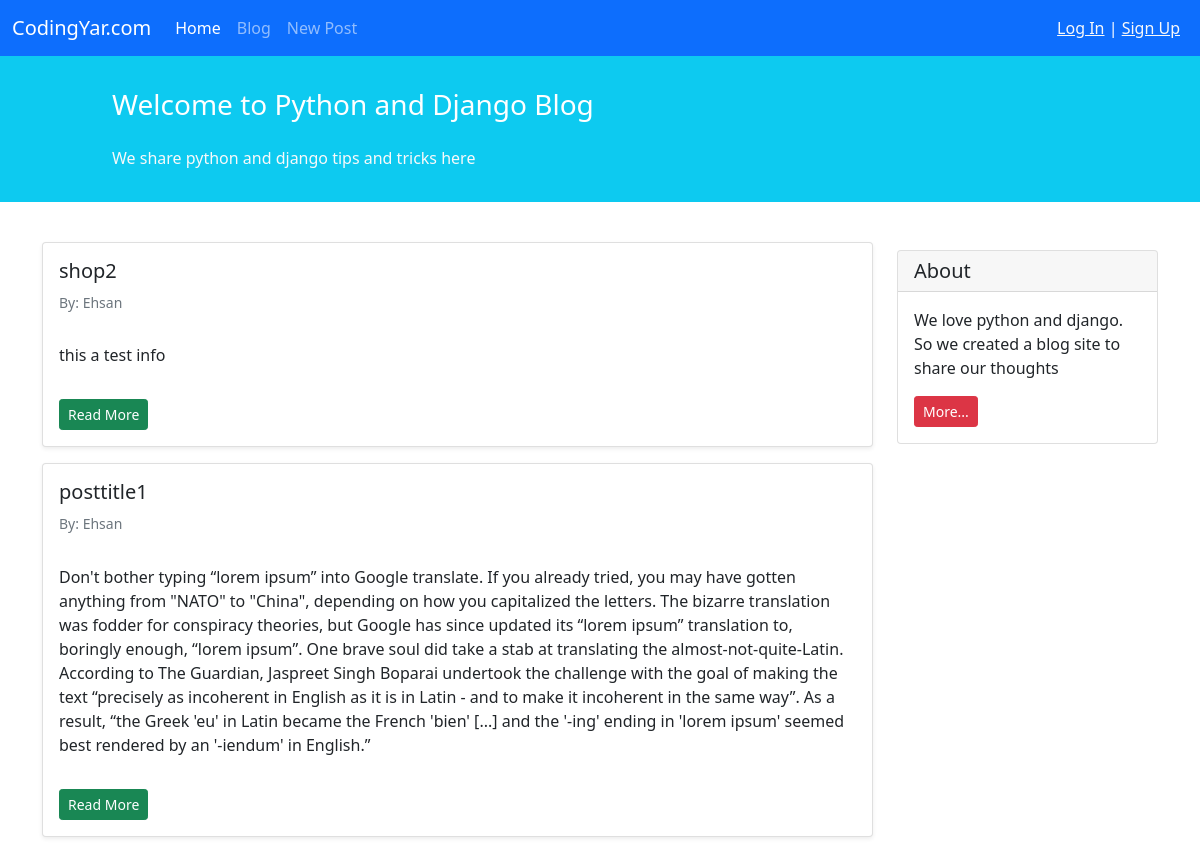
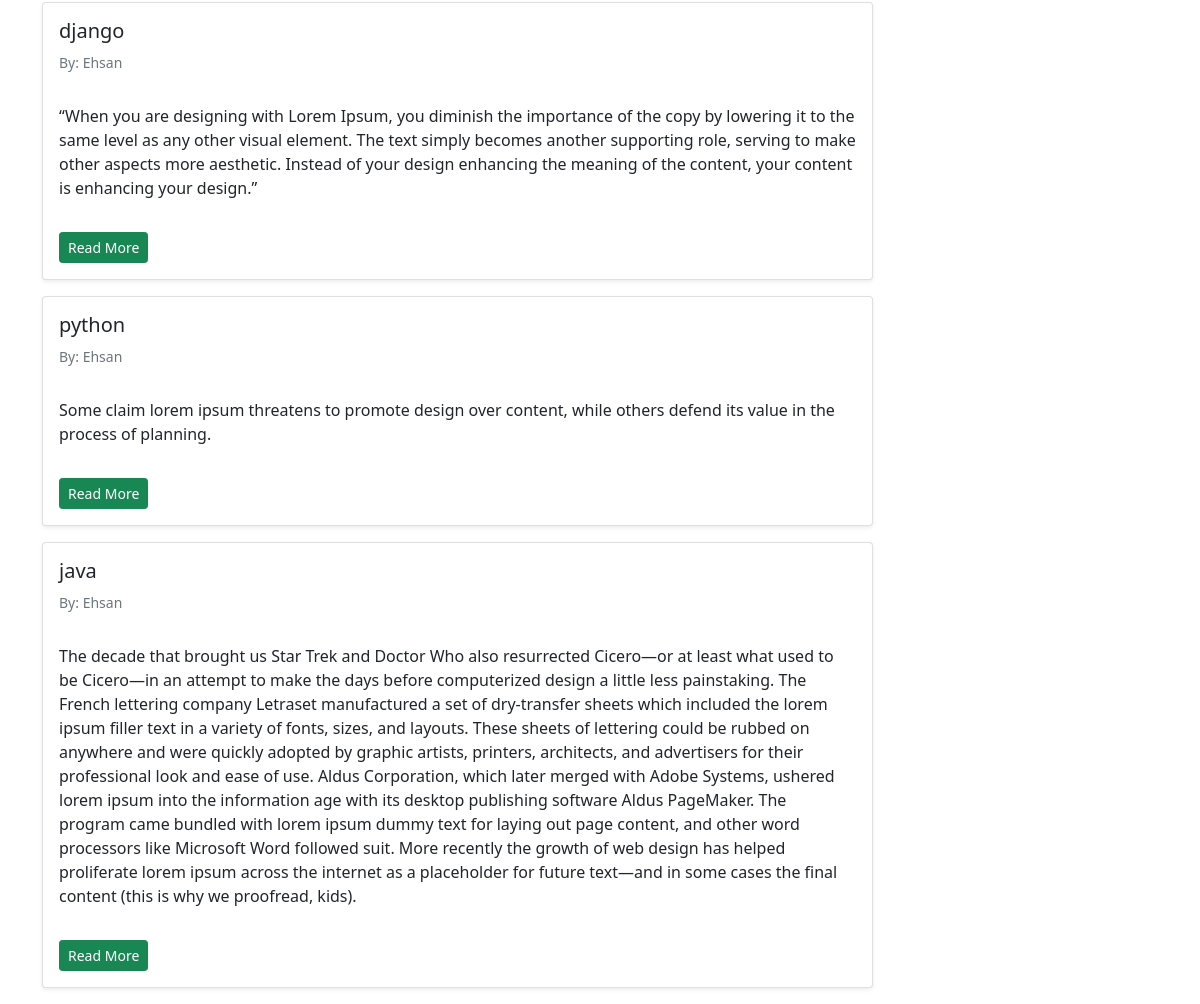
Screenshot of /blog/ with the database file from the repository (2 pictures, top to bottom).
### blog/models.py (models this page shows, shortened)
class Post(models.Model):
    STATUS_CHOICES = (
        ('pub', 'Published'),
        ('drf', 'Draft')
    )
    title = models.CharField(max_length=100)
    text = models.TextField()
    author = models.ForeignKey('auth.User', on_delete=models.CASCADE)
    datetime_created = models.DateTimeField(auto_now_add=True)
    datetime_modified = models.DateTimeField(auto_now=True)
    status = models.CharField(choices=STATUS_CHOICES, max_length=3)

### blog/views.py (the view)
# urls.py: path('', views.PostListView.as_view(), name='posts_list'),
class PostListView(generic.ListView):
    model = Post
    template_name = 'blog/posts_list.html'
    context_object_name = 'posts_list'
    def get_queryset(self):
        return Post.objects.filter(status='pub').order_by('-datetime_modified')

### blog/templates/blog/posts_list.html (shortened to what this page needs)
{% extends '_base.html' %}
{% block content %}
    <div class="container mt-4">
        <div class="row">
            <div class="col-9">
                {% for post in posts_list %}
                    <div class="card shadow-sm my-3">
                        <div class="card-body">
                            <h5 class="card-title">{{ post.title }}</h5>
                            <h6 class="card-subtitle mb-2 text-muted small py-2">By: {{ post.author}}</h6>
                            <p class="card-text py-3">
                                {{ post.text }}
                            </p>
                            <a href="{% url 'post_detail' post.id %}" class="btn btn-sm btn-success">Read More</a>
                        </div>
                    </div>
                {% endfor %}
            </div>
            <div class="col-3">
                <div class="card my-4">
                    <h5 class="card-header">About</h5>
                    <div class="card-body">
                        <p class="card-text">We love python and django. So we created a blog site to share our
                            thoughts</p>
                        <a href="#"
                           class="btn btn-sm btn-danger">
                            More...
                        </a>
                    </div>
                </div>
            </div>
        </div>
    </div>
{% endblock content %}

### templates/_base.html (shortened to what this page needs)
<!doctype html>
<html lang="en">
<head>
    <link href="https://cdn.jsdelivr.net/npm/bootstrap@5.1.3/dist/css/bootstrap.min.css" rel="stylesheet"
>
</head>
<body>
<nav class="navbar navbar-expand-lg navbar-dark bg-primary">
    <div class="container-fluid">
        <a class="navbar-brand" href="#">CodingYar.com</a>
        <div class="collapse navbar-collapse" id="navbarNavAltMarkup">
            <div class="navbar-nav">
                <a class="nav-link active" aria-current="page" href="{% url 'posts_list' %}">Home</a>
                <a class="nav-link" href="#">Blog</a>
                <a class="nav-link" href="{% url 'post_create' %}">New Post</a>
            </div>
        </div>
        <div class="mx-2 text-white">
            {% if user.is_authenticated %}
                Welcome {{ user.username }} | <a class="text-light" href="{% url 'logout' %}">Log out</a>
            {% else %}
                <a class="text-light" href="{% url 'login' %}">Log In</a> | <a class="text-light" href="{% url 'signup' %}">Sign Up</a>
            {% endif %}
        </div>
    </div>
</nav>
<div class="container-fluid bg-info">
    <div class="row py-3">
        <div class="col-md-8 col-md-10 mx-auto">
            <h3 class="my-4 mt-3 text-white">Welcome to Python and Django Blog</h3>
            <p class="text-light">We share python and django tips and tricks here</p>
        </div>
    </div>
</div>
{% block content %}
{% endblock %}
</body>
</html>

### rows the page displays
Post: title "shop2", author "Ehsan", text "this a test info"
Post: title "posttitle1", author "Ehsan", text "Don't bother typing “lorem ipsum” into Google translate. If you already tried, you may have gotten anything from \"NATO\" to \"China\", depending on how you capitalized the letters. The bizarre translation was fodder for conspiracy theories, but Google has since updated its “lorem ipsum” translation to, boringly enough, “lorem ipsum”. One brave soul did take a stab at translating the almost-not-quite-Latin. According to The Guardian, Jaspreet Singh Boparai undertook the challenge with the goal of making the text “precisely as incoherent in English as it is in Latin - and to make it incoherent in the same way”. As a result, “the Greek 'eu' in Latin became the French 'bien' [...] and the '-ing'…"
Post: title "django", author "Ehsan", text "“When you are designing with Lorem Ipsum, you diminish the importance of the copy by lowering it to the same level as any other visual element. The text simply becomes another supporting role, serving to make other aspects more aesthetic. Instead of your design enhancing the meaning of the content, your content is enhancing your design.”"
Post: title "python", author "Ehsan", text "Some claim lorem ipsum threatens to promote design over content, while others defend its value in the process of planning."
Post: title "java", author "Ehsan", text "The decade that brought us Star Trek and Doctor Who also resurrected Cicero—or at least what used to be Cicero—in an attempt to make the days before computerized design a little less painstaking. The French lettering company Letraset manufactured a set of dry-transfer sheets which included the lorem ipsum filler text in a variety of fonts, sizes, and layouts. These sheets of lettering could be rubbed on anywhere and were quickly adopted by graphic artists, printers, architects, and advertisers for their professional look and ease of use. Aldus Corporation, which later merged with Adobe Systems, ushered lorem ipsum into the information age with its desktop publishing software Aldus…"
